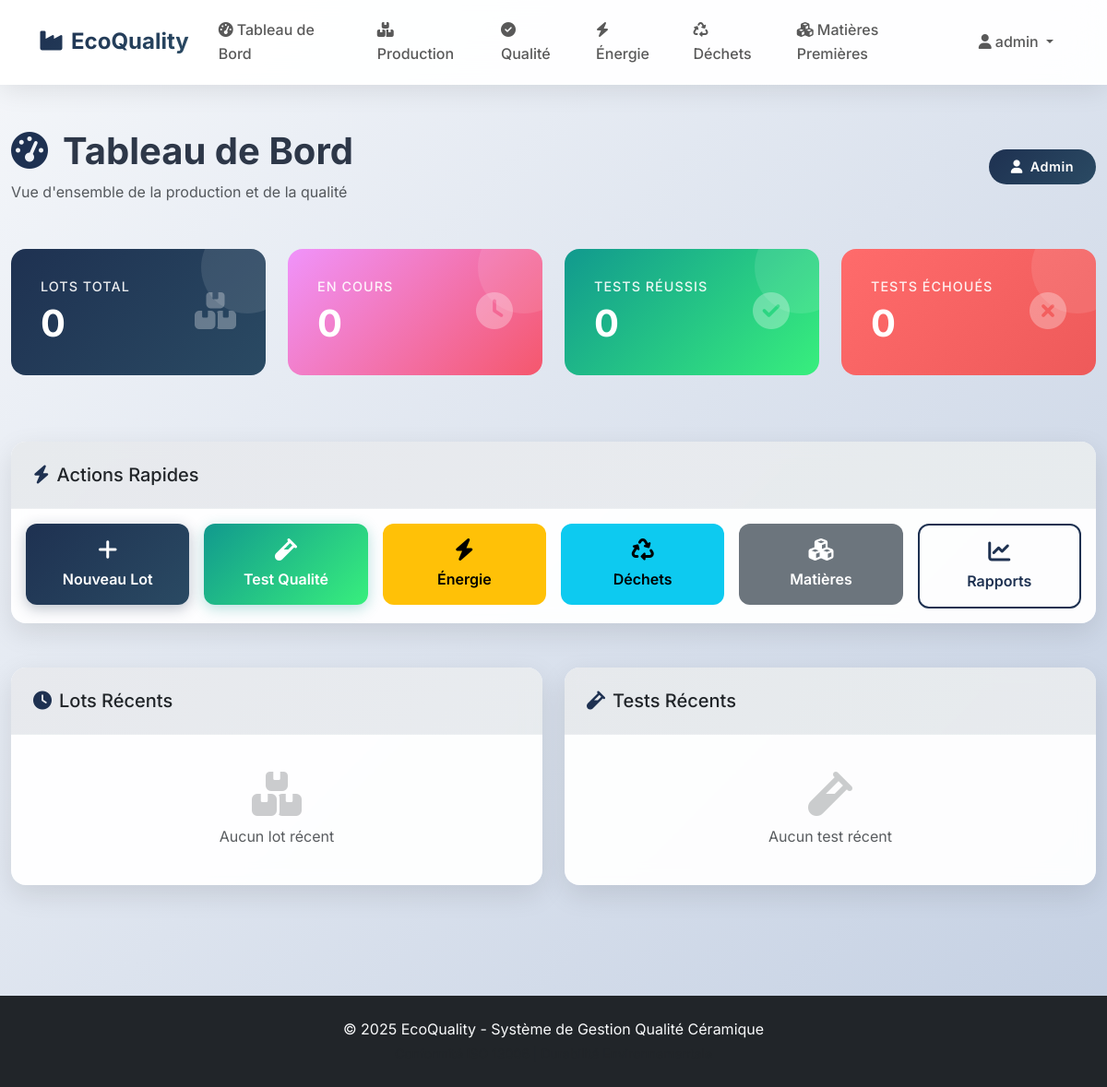
Page /dashboard (signed in) on the earlier database version.
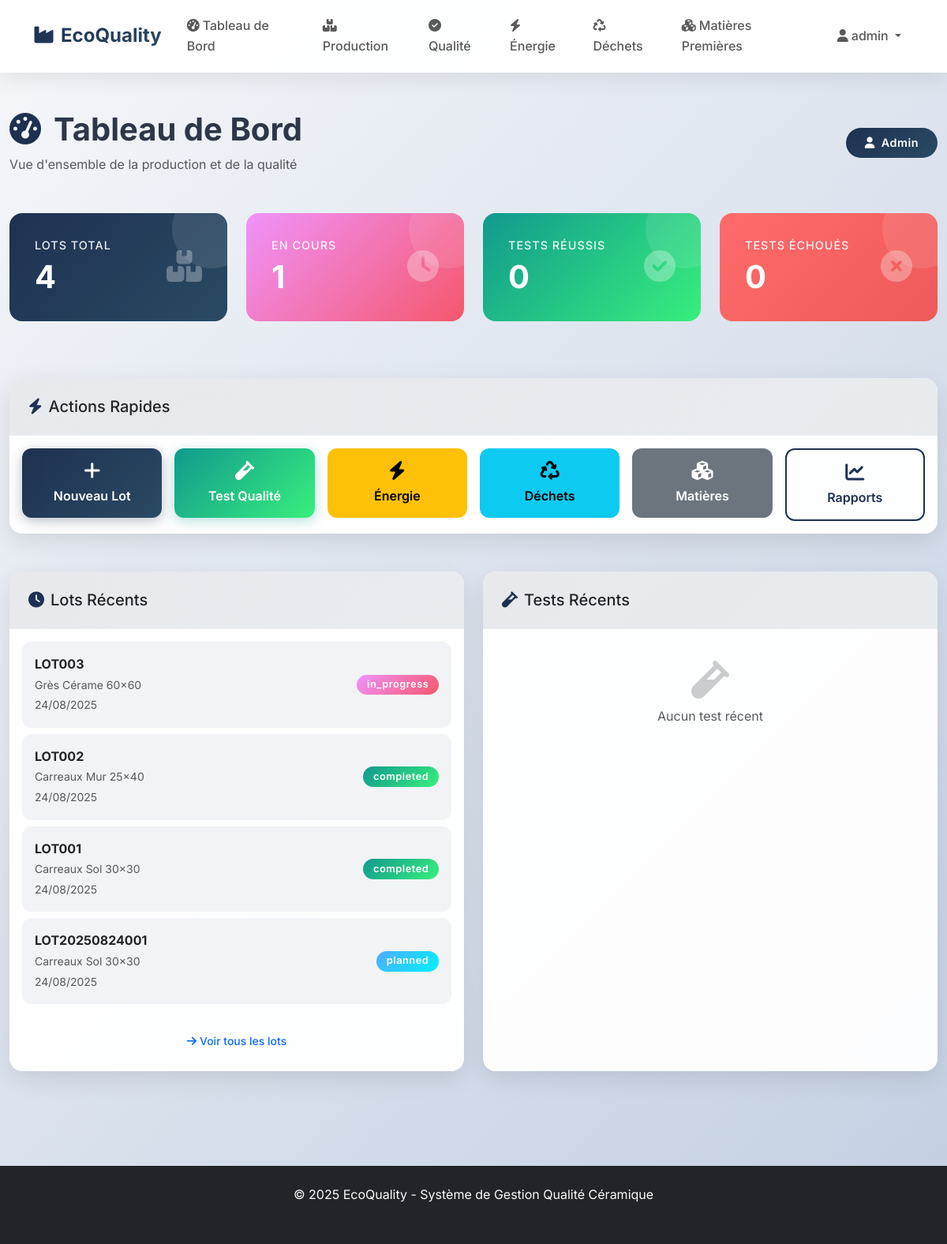
Same page on the later database version.
### models.py (models this page shows, shortened)
class ProductionBatch(db.Model):
    id = db.Column(db.Integer, primary_key=True)
    lot_number = db.Column(db.String(50), unique=True, nullable=False)
    product_type = db.Column(db.String(100), nullable=False)
    planned_quantity = db.Column(db.Integer, nullable=False)
    actual_quantity = db.Column(db.Integer, default=0)
    production_date = db.Column(db.Date, nullable=False)
    kiln_number = db.Column(db.String(20), nullable=False)
    kiln_temperature = db.Column(db.Float)
    firing_duration = db.Column(db.Float)
    status = db.Column(db.String(20), default='planned')  # planned, in_progress, completed, approved, rejected
    supervisor_id = db.Column(db.Integer, db.ForeignKey('user.id'))
    created_at = db.Column(db.DateTime, default=datetime.utcnow)
    updated_at = db.Column(db.DateTime, default=datetime.utcnow, onupdate=datetime.utcnow)
    notes = db.Column(db.Text)
    supervisor = db.relationship('User', backref='supervised_batches')

### routes.py (the view)
@app.route('/dashboard')
@login_required
def dashboard():
    total_batches = ProductionBatch.query.count()
    pending_batches = ProductionBatch.query.filter_by(status='in_progress').count()
    completed_tests = QualityTest.query.filter_by(result='pass').count()
    failed_tests = QualityTest.query.filter_by(result='fail').count()
    recent_batches = ProductionBatch.query.order_by(ProductionBatch.created_at.desc()).limit(5).all()
    recent_tests = QualityTest.query.order_by(QualityTest.test_date.desc()).limit(5).all()
    return render_template('dashboard.html',
                         total_batches=total_batches,
                         pending_batches=pending_batches,
                         completed_tests=completed_tests,
                         failed_tests=failed_tests,
                         recent_batches=recent_batches,
                         recent_tests=recent_tests)

### app.py (called while the page is built)
@login_manager.user_loader
def load_user(user_id):
    from models import User
    return User.query.get(int(user_id))

### templates/dashboard.html (shortened to what the changed rows need)
{% extends "base.html" %}
{% block content %}
<div class="container-fluid container-lg py-5" style="max-width: 1400px;">
    <div class="d-flex justify-content-between align-items-center mb-5">
        <div>
            <h1 class="mb-2" style="font-weight: 700; color: #2d3748;">
                <i class="fas fa-tachometer-alt me-3" style="color: #1E3151;"></i>Tableau de Bord
            </h1>
        </div>
    </div>
    <div class="row mb-5">
        <div class="col-lg-3 col-md-6 mb-4">
            <div class="stats-card" style="background: var(--primary-gradient);">
                <div class="d-flex justify-content-between align-items-center">
                    <div>
                        <h6 class="text-uppercase mb-2" style="font-size: 0.9rem; letter-spacing: 1px; opacity: 0.9;">Lots Total</h6>
                        <h4 class="mb-0">{{ total_batches }}</h4>
                    </div>
                </div>
            </div>
        </div>
        <div class="col-lg-3 col-md-6 mb-4">
            <div class="stats-card" style="background: var(--warning-gradient);">
                <div class="d-flex justify-content-between align-items-center">
                    <div>
                        <h6 class="text-uppercase mb-2" style="font-size: 0.9rem; letter-spacing: 1px; opacity: 0.9;">En Cours</h6>
                        <h4 class="mb-0">{{ pending_batches }}</h4>
                    </div>
                </div>
            </div>
        </div>
    </div>
    <div class="row">
        <div class="col-lg-6 mb-4">
            <div class="card h-100">
                <div class="card-body">
                    {% if recent_batches %}
                        <div class="list-group list-group-flush">
                            {% for batch in recent_batches %}
                                <a href="{{ url_for('view_batch', batch_id=batch.id) }}" class="list-group-item list-group-item-action d-flex justify-content-between align-items-center border-0 py-3" style="border-radius: var(--border-radius-sm); margin-bottom: 0.5rem; background: rgba(30, 49, 81, 0.05); transition: all 0.3s ease;">
                                    <div>
                                        <div class="fw-bold text-dark">{{ batch.lot_number }}</div>
                                        <small class="text-muted">{{ batch.product_type }}</small>
                                        <div><small class="text-muted">{{ batch.created_at.strftime('%d/%m/%Y') }}</small></div>
                                    </div>
                                    <span class="badge" style="
                                        background: {% if batch.status == 'completed' %}var(--success-gradient){% elif batch.status == 'in_progress' %}var(--warning-gradient){% elif batch.status == 'approved' %}var(--success-gradient){% else %}var(--info-gradient){% endif %};
                                        color: white;
                                        border-radius: 50px;
                                        padding: 0.4rem 0.8rem;
                                        font-size: 0.8rem;
                                        font-weight: 600;
                                    ">
                                        {{ batch.status }}
                                    </span>
                                </a>
                            {% endfor %}
                        </div>
                        <div class="text-center mt-3">
                            <a href="{{ url_for('production_index') }}" class="btn btn-outline-primary btn-sm">
                                <i class="fas fa-arrow-right me-1"></i>Voir tous les lots
                            </a>
                        </div>
                    {% else %}
                        <div class="text-center py-4">
                            <i class="fas fa-boxes text-muted" style="font-size: 3rem; opacity: 0.3;"></i>
                            <p class="text-muted mt-2 mb-0">Aucun lot récent</p>
                        </div>
                    {% endif %}
                </div>
            </div>
        </div>
    </div>
</div>
{% endblock %}

Differences in the rows shown:
added ProductionBatch: lot_number "LOT003", product_type "Grès Cérame 60x60", created_at "24/08/2025", status "in_progress"
added ProductionBatch: lot_number "LOT002", product_type "Carreaux Mur 25x40", created_at "24/08/2025", status "completed"
added ProductionBatch: lot_number "LOT001", product_type "Carreaux Sol 30x30", created_at "24/08/2025", status "completed"
added ProductionBatch: lot_number "LOT20250824001", product_type "Carreaux Sol 30x30", created_at "24/08/2025", status "planned"
Other differences:
{{ total_batches }}: "0" → "4"
{{ pending_batches }}: "0" → "1"
text no longer shown: "Aucun lot récent"
text now shown: "Voir tous les lots"
